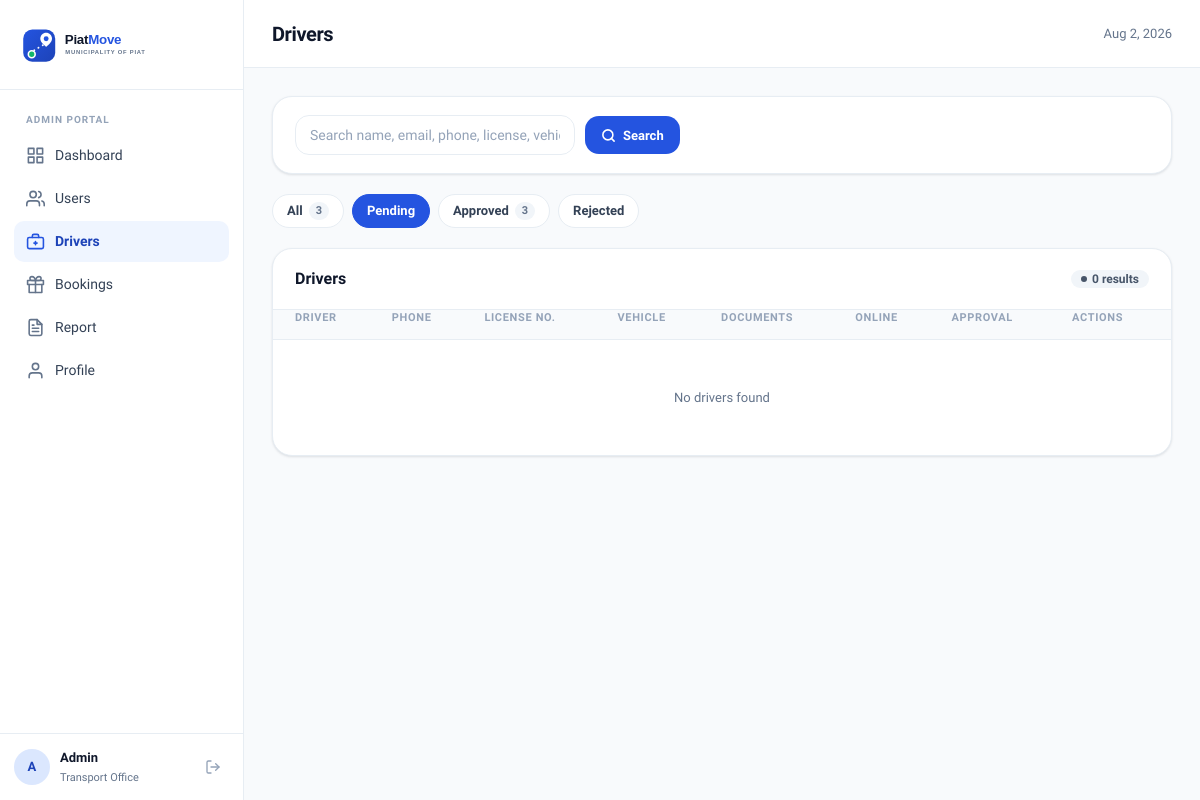
Before: /drivers.php?filter=pending (signed in) with the older database file.
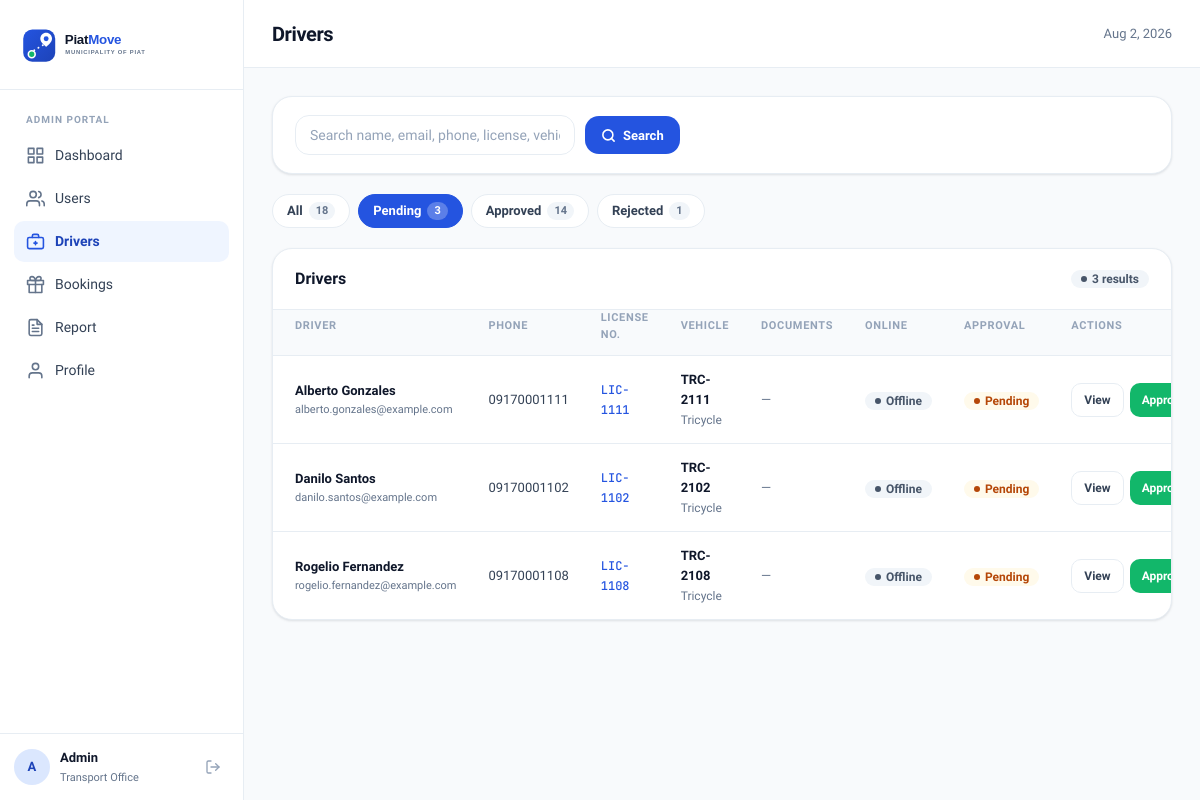
After: the same page with the newer database file.
### tables this page shows
CREATE TABLE `driver_info` (
  `id` int(10) UNSIGNED NOT NULL,
  `user_id` int(10) UNSIGNED NOT NULL,
  `license_no` varchar(50) NOT NULL,
  `vehicle_no` varchar(50) NOT NULL,
  `vehicle_type` varchar(50) NOT NULL,
  `barangay` varchar(50) NOT NULL DEFAULT '',
  `plate_proof_path` varchar(255) DEFAULT NULL,
  `license_proof_path` varchar(255) DEFAULT NULL,
  `photo_path` varchar(255) DEFAULT NULL,
  `tricycle_photo_path` varchar(255) DEFAULT NULL,
  `approval_status` enum('pending','approved','rejected') NOT NULL DEFAULT 'pending',
  `is_online` tinyint(1) NOT NULL DEFAULT 0,
  `current_lat` decimal(10,7) DEFAULT NULL,
  `current_lng` decimal(10,7) DEFAULT NULL,
  `created_at` timestamp NOT NULL DEFAULT current_timestamp(),
  `updated_at` timestamp NOT NULL DEFAULT current_timestamp() ON UPDATE current_timestamp()
);

CREATE TABLE `users` (
  `id` int(10) UNSIGNED NOT NULL,
  `name` varchar(100) NOT NULL,
  `email` varchar(150) NOT NULL,
  `password` varchar(255) NOT NULL,
  `phone` varchar(20) NOT NULL,
  `role` enum('passenger','driver') NOT NULL DEFAULT 'passenger',
  `status` enum('active','inactive') NOT NULL DEFAULT 'active',
  `created_at` timestamp NOT NULL DEFAULT current_timestamp(),
  `updated_at` timestamp NOT NULL DEFAULT current_timestamp() ON UPDATE current_timestamp()
);

### drivers.php (the view, shortened to what this page needs)
<?php
$db  = get_db();
$filter  = $_GET['filter'] ?? 'all';
$search = trim($_GET['q'] ?? '');
$base_sql = "SELECT u.id, u.name, u.email, u.phone, u.status, u.created_at,
                    d.license_no, d.vehicle_no, d.vehicle_type, d.barangay, d.approval_status, d.is_online,
                    d.plate_proof_path, d.license_proof_path, d.photo_path, d.tricycle_photo_path
             FROM users u
             JOIN driver_info d ON d.user_id = u.id";
$where  = [];
$params = [];
if ($filter !== 'all') {
    $where[]  = 'd.approval_status = ?';
    $params[] = $filter;
}
$sql = $base_sql
     . ($where ? ' WHERE ' . implode(' AND ', $where) : '')
     . " ORDER BY FIELD(d.approval_status,'pending','approved','rejected'), u.created_at DESC";
$stmt = $db->prepare($sql);
$stmt->execute($params);
$drivers = $stmt->fetchAll();
$counts_raw = $db->query(
    "SELECT approval_status, COUNT(*) AS cnt FROM driver_info GROUP BY approval_status"
)->fetchAll();
$counts = ['all' => 0];
foreach ($counts_raw as $r) {
    $counts[$r['approval_status']] = (int)$r['cnt'];
    $counts['all'] += (int)$r['cnt'];
}
$page_title = 'Drivers';
require_once __DIR__ . '/includes/header.php';
?>
<div class="panel" style="margin-bottom:20px">
    <div style="padding:18px 22px">
        <form method="GET" style="display:flex;gap:10px;flex-wrap:wrap;align-items:center">
            <input type="text" name="q" class="form-input" style="width:280px"
                   placeholder="Search name, email, phone, license, vehicle…"
                   value="<?= htmlspecialchars($search) ?>">
            <button type="submit" class="btn-primary-ds">
                <svg width="15" height="15" viewBox="0 0 24 24" fill="none" stroke="currentColor" stroke-width="2.5" stroke-linecap="round" stroke-linejoin="round"><circle cx="11" cy="11" r="8"/><line x1="21" y1="21" x2="16.65" y2="16.65"/></svg>
                Search
            </button>
        </form>
    </div>
</div>
<div style="display:flex;gap:8px;margin-bottom:20px;flex-wrap:wrap">
    <?php
    $tabs = ['all'=>'All','pending'=>'Pending','approved'=>'Approved','rejected'=>'Rejected'];
    foreach ($tabs as $key => $label):
        $cnt = $counts[$key] ?? 0;
        $qs  = 'filter=' . $key . ($search ? '&q=' . urlencode($search) : '');
    ?>
        <a href="?<?= $qs ?>" class="filter-pill <?= $filter === $key ? 'active' : '' ?>">
            <?= $label ?>
            <?php if ($cnt > 0): ?>
                <span style="background:<?= $filter === $key ? 'rgba(255,255,255,.25)' : 'var(--gray-100)' ?>;color:<?= $filter === $key ? '#fff' : 'var(--text-muted)' ?>;padding:1px 7px;border-radius:var(--radius-pill);font-size:11px;font-weight:700">
                    <?= $cnt ?>
                </span>
            <?php endif; ?>
        </a>
    <?php endforeach; ?>
</div>
<div class="panel">
    <div class="panel-header">
        <span class="panel-title">Drivers</span>
        <span class="badge badge-neutral"><?= count($drivers) ?> results</span>
    </div>
    <div style="overflow-x:auto">
        <table class="data-table">
            <thead>
                <tr>
                    <th>Driver</th>
                    <th>Phone</th>
                    <th>License No.</th>
                    <th>Vehicle</th>
                    <th>Documents</th>
                    <th>Online</th>
                    <th>Approval</th>
                    <th>Actions</th>
                </tr>
            </thead>
            <tbody>
                <?php
                $doc_labels = [
                    'plate_proof_path'   => 'Plate Proof',
                    'license_proof_path' => 'License Proof',
                    'photo_path'         => 'Driver Photo',
                    'tricycle_photo_path' => 'Tricycle Photo',
                ];
                ?>
                <?php foreach ($drivers as $d): ?>
                <tr>
                    <td>
                        <div class="cell-strong"><?= htmlspecialchars($d['name']) ?></div>
                        <div class="cell-sub" style="font-size:11px;color:var(--text-muted)"><?= htmlspecialchars($d['email']) ?></div>
                    </td>
                    <td><?= htmlspecialchars($d['phone']) ?></td>
                    <td><span class="cell-mono"><?= htmlspecialchars($d['license_no']) ?></span></td>
                    <td>
                        <div class="cell-strong"><?= htmlspecialchars($d['vehicle_no']) ?></div>
                        <div class="cell-sub"><?= htmlspecialchars($d['vehicle_type']) ?></div>
                    </td>
                    <td>
                        <div style="display:flex;gap:6px;flex-wrap:wrap">
                            <?php
                            $hasDocs = false;
                            foreach ($doc_labels as $col => $label):
                                $path = $d[$col] ?? null;
                                if (!$path) continue;
                                $hasDocs = true;
                            ?>
                            <?php endforeach; ?>
                            <?php if (!$hasDocs): ?>
                                <span class="text-muted">&mdash;</span>
                            <?php endif; ?>
                        </div>
                    </td>
                    <td>
                        <?php if ($d['is_online']): ?>
                            <span class="badge badge-success">Online</span>
                        <?php else: ?>
                            <span class="badge badge-neutral">Offline</span>
                        <?php endif; ?>
                    </td>
                    <td>
                        <?php
                        $ap_map = ['pending'=>'warning','approved'=>'success','rejected'=>'danger'];
                        $cls = $ap_map[$d['approval_status']] ?? 'neutral';
                        echo "<span class=\"badge badge-{$cls}\">" . ucfirst($d['approval_status']) . "</span>";
                        ?>
                    </td>
                    <td>
                        <div class="actions-cell">
                            <button type="button" class="btn-neutral-sm view-driver-btn"
                                    data-name="<?= htmlspecialchars($d['name']) ?>"
                                    data-email="<?= htmlspecialchars($d['email']) ?>"
                                    data-phone="<?= htmlspecialchars($d['phone']) ?>"
                                    data-status="<?= htmlspecialchars(ucfirst($d['status'])) ?>"
                                    data-license="<?= htmlspecialchars($d['license_no']) ?>"
                                    data-vehicle="<?= htmlspecialchars($d['vehicle_no']) ?>"
                                    data-vehicle-type="<?= htmlspecialchars($d['vehicle_type']) ?>"
                                    data-barangay="<?= htmlspecialchars($d['barangay']) ?>"
                                    data-online="<?= $d['is_online'] ? 'Online' : 'Offline' ?>"
                                    data-approval="<?= htmlspecialchars(ucfirst($d['approval_status'])) ?>"
                                    data-joined="<?= htmlspecialchars(date('M j, Y', strtotime($d['created_at']))) ?>"
                                    data-plate-proof="<?= $d['plate_proof_path'] ? htmlspecialchars(BASE_URL . '/' . ltrim($d['plate_proof_path'], '/')) : '' ?>"
                                    data-license-proof="<?= $d['license_proof_path'] ? htmlspecialchars(BASE_URL . '/' . ltrim($d['license_proof_path'], '/')) : '' ?>"
                                    data-photo="<?= $d['photo_path'] ? htmlspecialchars(BASE_URL . '/' . ltrim($d['photo_path'], '/')) : '' ?>"
                                    data-tricycle-photo="<?= $d['tricycle_photo_path'] ? htmlspecialchars(BASE_URL . '/' . ltrim($d['tricycle_photo_path'], '/')) : '' ?>"
                                    onclick="openDriverModal(this)">View</button>
                            <form method="POST" style="display:contents">
                                <?php if ($d['approval_status'] === 'pending'): ?>
                                    <button name="action" value="approve" class="btn-success-sm"
                                            onclick="return confirm('Approve this driver?')">Approve</button>
                                <?php elseif ($d['approval_status'] === 'approved'): ?>
                                    <button name="action" value="reject" class="btn-danger-ghost"
                                            onclick="return confirm('Revoke this driver\'s approval?')">Revoke</button>
                                <?php else: ?>
                                    <button name="action" value="approve" class="btn-neutral-sm"
                                            onclick="return confirm('Re-approve this driver?')">Re-approve</button>
                                <?php endif; ?>
                            </form>
                        </div>
                    </td>
                </tr>
                <?php endforeach; ?>
                <?php if (empty($drivers)): ?>
                <tr><td colspan="8" style="text-align:center;padding:48px;color:var(--text-muted)">No drivers found</td></tr>
                <?php endif; ?>
            </tbody>
        </table>
    </div>
</div>
<?php require_once __DIR__ . '/includes/footer.php'; ?>

### includes/header.php (shortened to what this page needs)
<!DOCTYPE html>
<html lang="en">
<head>
    <link href="<?= BASE_URL ?>/assets/css/admin.css?v=<?= filemtime(__DIR__ . '/../assets/css/admin.css') ?>" rel="stylesheet">
</head>
<body>
<div id="wrapper">
    <nav id="sidebar">
        <div class="sidebar-logo">
            <img src="<?= BASE_URL ?>/assets/logo-full.svg" alt="PiatMove">
        </div>
        <div class="sidebar-nav">
            <div class="sidebar-section-label">Admin Portal</div>
            <a href="<?= BASE_URL ?>/dashboard.php"
               class="<?= basename($_SERVER['PHP_SELF']) === 'dashboard.php' ? 'active' : '' ?>">
                <svg class="nav-icon" viewBox="0 0 24 24" fill="none" stroke="currentColor" stroke-width="2" stroke-linecap="round" stroke-linejoin="round">
                    <rect x="3" y="3" width="7" height="7"/><rect x="14" y="3" width="7" height="7"/><rect x="14" y="14" width="7" height="7"/><rect x="3" y="14" width="7" height="7"/>
                </svg>
                Dashboard
            </a>
            <a href="<?= BASE_URL ?>/users.php"
               class="<?= basename($_SERVER['PHP_SELF']) === 'users.php' ? 'active' : '' ?>">
                <svg class="nav-icon" viewBox="0 0 24 24" fill="none" stroke="currentColor" stroke-width="2" stroke-linecap="round" stroke-linejoin="round">
                    <path d="M17 21v-2a4 4 0 0 0-4-4H5a4 4 0 0 0-4 4v2"/><circle cx="9" cy="7" r="4"/><path d="M23 21v-2a4 4 0 0 0-3-3.87"/><path d="M16 3.13a4 4 0 0 1 0 7.75"/>
                </svg>
                Users
            </a>
            <a href="<?= BASE_URL ?>/drivers.php"
               class="<?= basename($_SERVER['PHP_SELF']) === 'drivers.php' ? 'active' : '' ?>">
                Drivers
            </a>
            <a href="<?= BASE_URL ?>/bookings.php"
               class="<?= basename($_SERVER['PHP_SELF']) === 'bookings.php' ? 'active' : '' ?>">
                Bookings
            </a>
            <a href="<?= BASE_URL ?>/report.php"
               class="<?= basename($_SERVER['PHP_SELF']) === 'report.php' ? 'active' : '' ?>">
                Report
            </a>
            <a href="<?= BASE_URL ?>/profile.php"
               class="<?= basename($_SERVER['PHP_SELF']) === 'profile.php' ? 'active' : '' ?>">
                <svg class="nav-icon" viewBox="0 0 24 24" fill="none" stroke="currentColor" stroke-width="2" stroke-linecap="round" stroke-linejoin="round">
                    <path d="M20 21v-2a4 4 0 0 0-4-4H8a4 4 0 0 0-4 4v2"/><circle cx="12" cy="7" r="4"/>
                </svg>
                Profile
            </a>
        </div>
        <div class="sidebar-footer">
            <div class="sidebar-avatar">
                <?= strtoupper(substr($_SESSION['admin_name'] ?? 'A', 0, 1)) ?>
            </div>
            <div class="sidebar-footer-meta">
                <div class="sidebar-footer-name"><?= htmlspecialchars($_SESSION['admin_name'] ?? 'Admin') ?></div>
                <div class="sidebar-footer-role">Transport Office</div>
            </div>
            <a href="<?= BASE_URL ?>/logout.php" class="sidebar-logout" title="Sign out">
                <svg width="16" height="16" viewBox="0 0 24 24" fill="none" stroke="currentColor" stroke-width="2" stroke-linecap="round" stroke-linejoin="round">
                    <path d="M9 21H5a2 2 0 0 1-2-2V5a2 2 0 0 1 2-2h4"/><polyline points="16 17 21 12 16 7"/><line x1="21" y1="12" x2="9" y2="12"/>
                </svg>
            </a>
        </div>
    </nav>
    <div id="page-content">
        <header class="topbar">
            <div class="topbar-title"><?= htmlspecialchars($page_title ?? '') ?></div>
            <div class="topbar-date"><?= date('M j, Y') ?></div>
        </header>
        <div class="content-body">

### includes/footer.php (shortened to what this page needs)
        </div>
    </div>
</div>
</body>
</html>

Changed rows visible on the page:
added driver_info: user.name "Alberto Gonzales", user.email "alberto.gonzales@example.com", user.phone "09170001111", license_no "LIC-1111", vehicle_no "TRC-2111", vehicle_type "Tricycle", is_online "Offline", approval_status "Pending", shows "Approve"
added driver_info: user.name "Danilo Santos", user.email "danilo.santos@example.com", user.phone "09170001102", license_no "LIC-1102", vehicle_no "TRC-2102", vehicle_type "Tricycle", is_online "Offline", approval_status "Pending", shows "Approve"
added driver_info: user.name "Rogelio Fernandez", user.email "rogelio.fernandez@example.com", user.phone "09170001108", license_no "LIC-1108", vehicle_no "TRC-2108", vehicle_type "Tricycle", is_online "Offline", approval_status "Pending", shows "Approve"
Other visible differences:
count($drivers): "0" → "3"
new list line: "All 18"
new list line: "Pending 3"
new list line: "Approved 14"
new list line: "Rejected 1"
list line gone: "All 3"
list line gone: "Pending"
list line gone: "Approved 3"
list line gone: "Rejected"
text no longer shown: "No drivers found"
